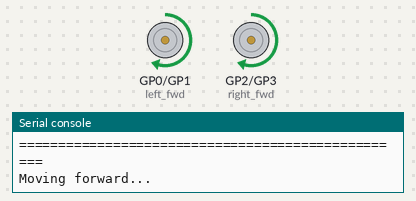
Bench run of a program on a simulated Raspberry Pi Pico running MicroPython. Shown: motor-driver pin pairs drawn as motors (green arrow = first pin HIGH = forward, orange = second pin HIGH = backward, longer = more drive), the last lines printed to the serial console. At 27.0 s the program stops and its outputs stay as they are.

Above: at 0.1 s.
At 6.1 s:
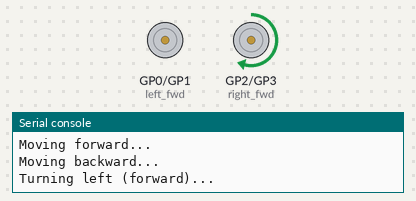
At 13.6 s:
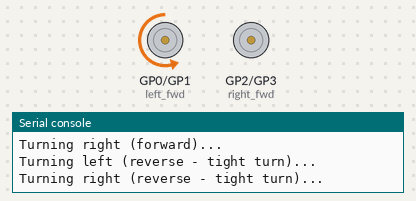
At 26.1 s:
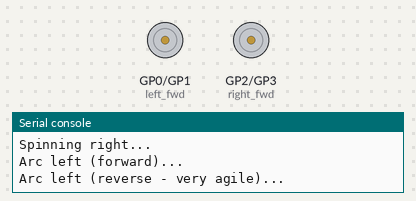
Timing chart, 0 to 27.6 s (numbered marks = the images above):
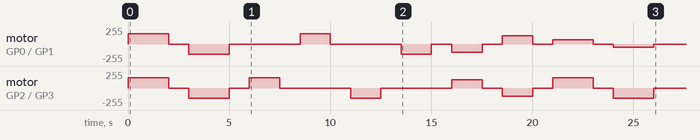

The program:

two_wheel_rear_drive.py
```python
from machine import Pin, PWM
import time

class RearDriveRobot:
    """
    Robot with 2 powered wheels at the REAR and 2 static caster wheels at the FRONT
    This configuration is similar to a shopping cart - rear wheels push, front casters steer
    """
    def __init__(self):
        # Motor pins - adjust GPIO numbers based on your wiring
        # Rear Left Motor (powered)
        self.left_fwd = PWM(Pin(0))
        self.left_rev = PWM(Pin(1))

        # Rear Right Motor (powered)
        self.right_fwd = PWM(Pin(2))
        self.right_rev = PWM(Pin(3))

        # Set PWM frequency (1kHz is typical for DC motors)
        self.motors = [
            self.left_fwd, self.left_rev,
            self.right_fwd, self.right_rev
        ]

        for motor in self.motors:
            motor.freq(1000)

        self.max_speed = 65535  # 16-bit PWM resolution
        self.stop()

    def set_motor(self, fwd_pin, rev_pin, speed):
        """Set individual motor speed (-100 to 100)"""
        speed = max(-100, min(100, speed))  # Clamp speed
        duty = int(abs(speed) * self.max_speed / 100)

        if speed > 0:
            fwd_pin.duty_u16(duty)
            rev_pin.duty_u16(0)
        elif speed < 0:
            fwd_pin.duty_u16(0)
            rev_pin.duty_u16(duty)
        else:
            fwd_pin.duty_u16(0)
            rev_pin.duty_u16(0)

    def move(self, left_speed, right_speed):
        """
        Move robot with differential drive control
        left_speed: left rear motor speed (-100 to 100)
        right_speed: right rear motor speed (-100 to 100)
        """
        self.set_motor(self.left_fwd, self.left_rev, left_speed)
        self.set_motor(self.right_fwd, self.right_rev, right_speed)

    def forward(self, speed=50):
        """Move forward - rear wheels push, front casters lead"""
        self.move(speed, speed)

    def backward(self, speed=50):
        """
        Move backward - rear wheels pull, front casters trail
        Note: Rear-drive robots turn MORE easily in reverse!
        """
        self.move(-speed, -speed)

    def turn_left_forward(self, speed=50):
        """Turn left while moving forward"""
        self.move(0, speed)

    def turn_right_forward(self, speed=50):
        """Turn right while moving forward"""
        self.move(speed, 0)

    def turn_left_reverse(self, speed=50):
        """Turn left while moving backward (very tight turns possible)"""
        self.move(0, -speed)

    def turn_right_reverse(self, speed=50):
        """Turn right while moving backward (very tight turns possible)"""
        self.move(-speed, 0)

    def spin_left(self, speed=50):
        """Spin left in place"""
        self.move(-speed, speed)

    def spin_right(self, speed=50):
        """Spin right in place"""
        self.move(speed, -speed)

    def arc_left(self, speed=50, turn_ratio=0.5):
        """
        Smooth arc turn to the left (forward)
        turn_ratio: 0 (sharp) to 1 (gentle)
        """
        right_speed = speed
        left_speed = int(speed * turn_ratio)
        self.move(left_speed, right_speed)

    def arc_right(self, speed=50, turn_ratio=0.5):
        """
        Smooth arc turn to the right (forward)
        turn_ratio: 0 (sharp) to 1 (gentle)
        """
        left_speed = speed
        right_speed = int(speed * turn_ratio)
        self.move(left_speed, right_speed)

    def arc_left_reverse(self, speed=50, turn_ratio=0.5):
        """
        Smooth arc turn to the left (backward)
        Rear-drive robots turn very well in reverse!
        """
        right_speed = -speed
        left_speed = int(-speed * turn_ratio)
        self.move(left_speed, right_speed)

    def arc_right_reverse(self, speed=50, turn_ratio=0.5):
        """
        Smooth arc turn to the right (backward)
        Rear-drive robots turn very well in reverse!
        """
        left_speed = -speed
        right_speed = int(-speed * turn_ratio)
        self.move(left_speed, right_speed)

    def stop(self):
        """Stop all motors"""
        for motor in self.motors:
            motor.duty_u16(0)

# Demo program
def demo():
    robot = RearDriveRobot()

    print("Rear-Wheel Drive Robot Demo")
    print("2 powered wheels at REAR, 2 static casters at FRONT")
    print("="*50)

    try:
        # Forward movement
        print("Moving forward...")
        robot.forward(60)
        time.sleep(2)
        robot.stop()
        time.sleep(1)

        # Backward movement (rear-drive excels at this!)
        print("Moving backward...")
        robot.backward(60)
        time.sleep(2)
        robot.stop()
        time.sleep(1)

        # Turn left (forward)
        print("Turning left (forward)...")
        robot.turn_left_forward(60)
        time.sleep(1.5)
        robot.stop()
        time.sleep(1)

        # Turn right (forward)
        print("Turning right (forward)...")
        robot.turn_right_forward(60)
        time.sleep(1.5)
        robot.stop()
        time.sleep(1)

        # Turn left (reverse) - very tight!
        print("Turning left (reverse - tight turn)...")
        robot.turn_left_reverse(60)
        time.sleep(1.5)
        robot.stop()
        time.sleep(1)

        # Turn right (reverse) - very tight!
        print("Turning right (reverse - tight turn)...")
        robot.turn_right_reverse(60)
        time.sleep(1.5)
        robot.stop()
        time.sleep(1)

        # Spin in place
        print("Spinning left...")
        robot.spin_left(50)
        time.sleep(1.5)
        robot.stop()
        time.sleep(1)

        print("Spinning right...")
        robot.spin_right(50)
        time.sleep(1.5)
        robot.stop()
        time.sleep(1)

        # Arc movements forward
        print("Arc left (forward)...")
        robot.arc_left(60, turn_ratio=0.4)
        time.sleep(2)
        robot.stop()
        time.sleep(1)

        # Arc movements in reverse (special advantage of rear-drive!)
        print("Arc left (reverse - very agile)...")
        robot.arc_left_reverse(60, turn_ratio=0.3)
        time.sleep(2)
        robot.stop()
        time.sleep(1)

        print("\nDemo complete!")

    except KeyboardInterrupt:
        print("\nStopping robot...")
        robot.stop()

# Parallel parking demo (rear-drive advantage!)
def parallel_parking_demo():
    robot = RearDriveRobot()

    print("Parallel Parking Demo")
    print("Demonstrating rear-drive agility in reverse!")

    try:
        # Pull forward
        print("Step 1: Moving forward...")
        robot.forward(50)
        time.sleep(1.5)
        robot.stop()
        time.sleep(0.5)

        # Back up and turn right
        print("Step 2: Backing up and turning right...")
        robot.turn_right_reverse(50)
        time.sleep(1.5)
        robot.stop()
        time.sleep(0.5)

        # Back up and turn left to straighten
        print("Step 3: Backing up and turning left to straighten...")
        robot.turn_left_reverse(50)
        time.sleep(1)
        robot.stop()
        time.sleep(0.5)

        # Back up straight
        print("Step 4: Backing straight...")
        robot.backward(50)
        time.sleep(1)
        robot.stop()

        print("Parking complete!")

    except KeyboardInterrupt:
        print("\nStopping robot...")
        robot.stop()

# Three-point turn demo
def three_point_turn():
    robot = RearDriveRobot()

    print("Three-Point Turn Demo")

    try:
        # Turn 1: Forward and turn right
        print("Point 1: Forward right turn...")
        robot.arc_right(50, turn_ratio=0.2)
        time.sleep(2)
        robot.stop()
        time.sleep(0.5)

        # Turn 2: Reverse and turn left (rear-drive shines here!)
        print("Point 2: Reverse left turn...")
        robot.arc_left_reverse(50, turn_ratio=0.2)
        time.sleep(2)
        robot.stop()
        time.sleep(0.5)

        # Turn 3: Forward and straighten
        print("Point 3: Forward to complete turn...")
        robot.forward(50)
        time.sleep(1.5)
        robot.stop()

        print("Three-point turn complete!")

    except KeyboardInterrupt:
        print("\nStopping robot...")
        robot.stop()

# Navigation pattern
def navigation_pattern():
    robot = RearDriveRobot()

    print("Navigation Pattern: Exploring with reverse turning")

    try:
        for i in range(3):
            # Move forward
            print(f"Segment {i+1}: Moving forward...")
            robot.forward(60)
            time.sleep(2)

            robot.stop()
            time.sleep(0.3)

            # Turn using reverse (rear-drive advantage)
            print(f"Segment {i+1}: Turning in reverse...")
            robot.turn_right_reverse(55)
            time.sleep(1.2)

            robot.stop()
            time.sleep(0.3)

        robot.stop()
        print("Navigation pattern complete!")

    except KeyboardInterrupt:
        print("\nStopping robot...")
        robot.stop()

# Run the demos
if __name__ == "__main__":
    print("\n" + "="*50)
    print("REAR-WHEEL DRIVE ROBOT")
    print("Powered wheels: REAR | Static wheels: FRONT")
    print("Special advantage: Superior reverse turning!")
    print("="*50 + "\n")

    demo()

    # Uncomment to run other demos:
    # parallel_parking_demo()
    # three_point_turn()
    # navigation_pattern()
```

Measured:
- by itself, motor on GP2 (right_fwd) / GP3 (right_rev): stopped → forward 153/255 at 0.01 s, → stopped 2.0 s later, → backward 153/255 1.0 s later, → stopped 2.0 s later, … (16 changes in this stretch)
